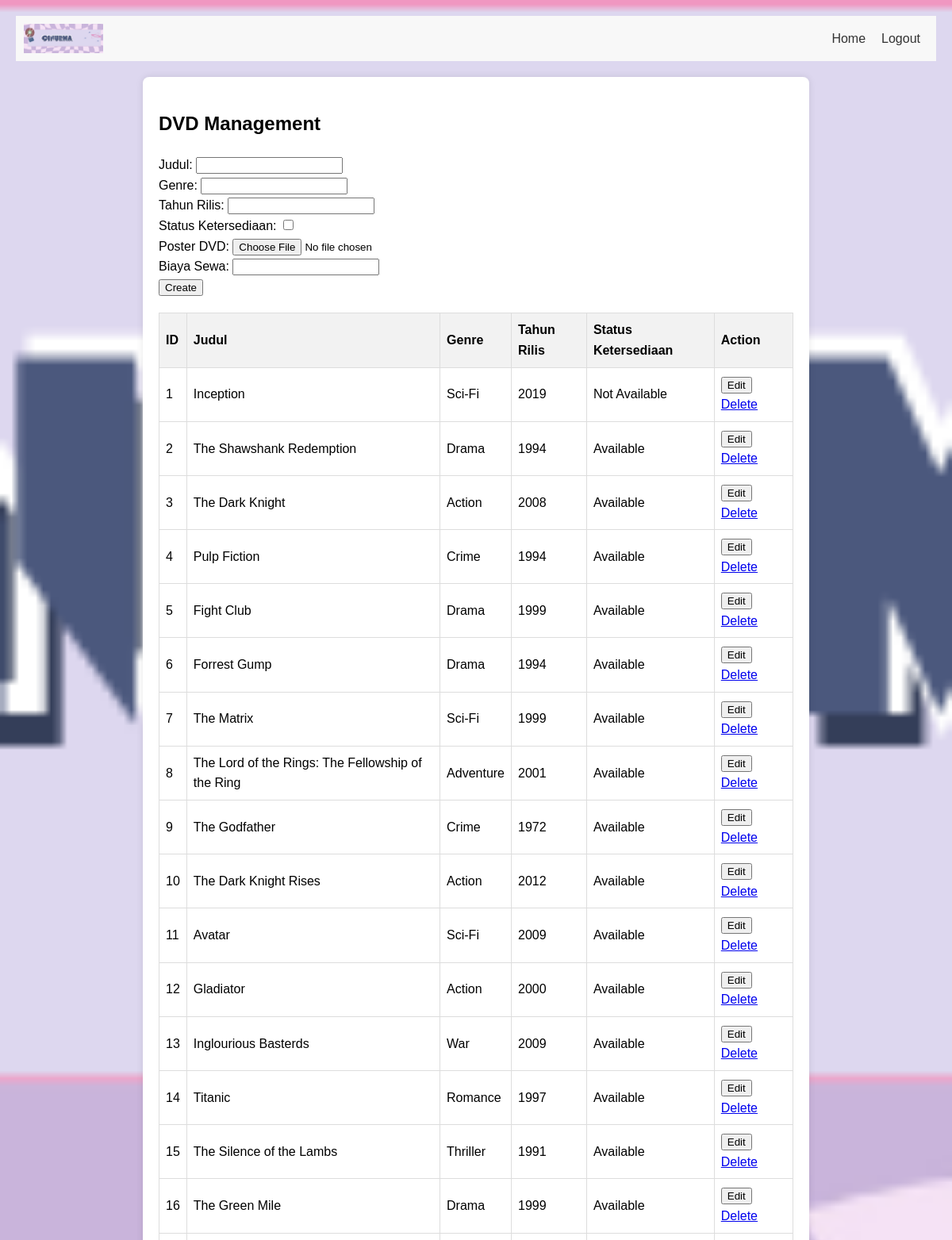
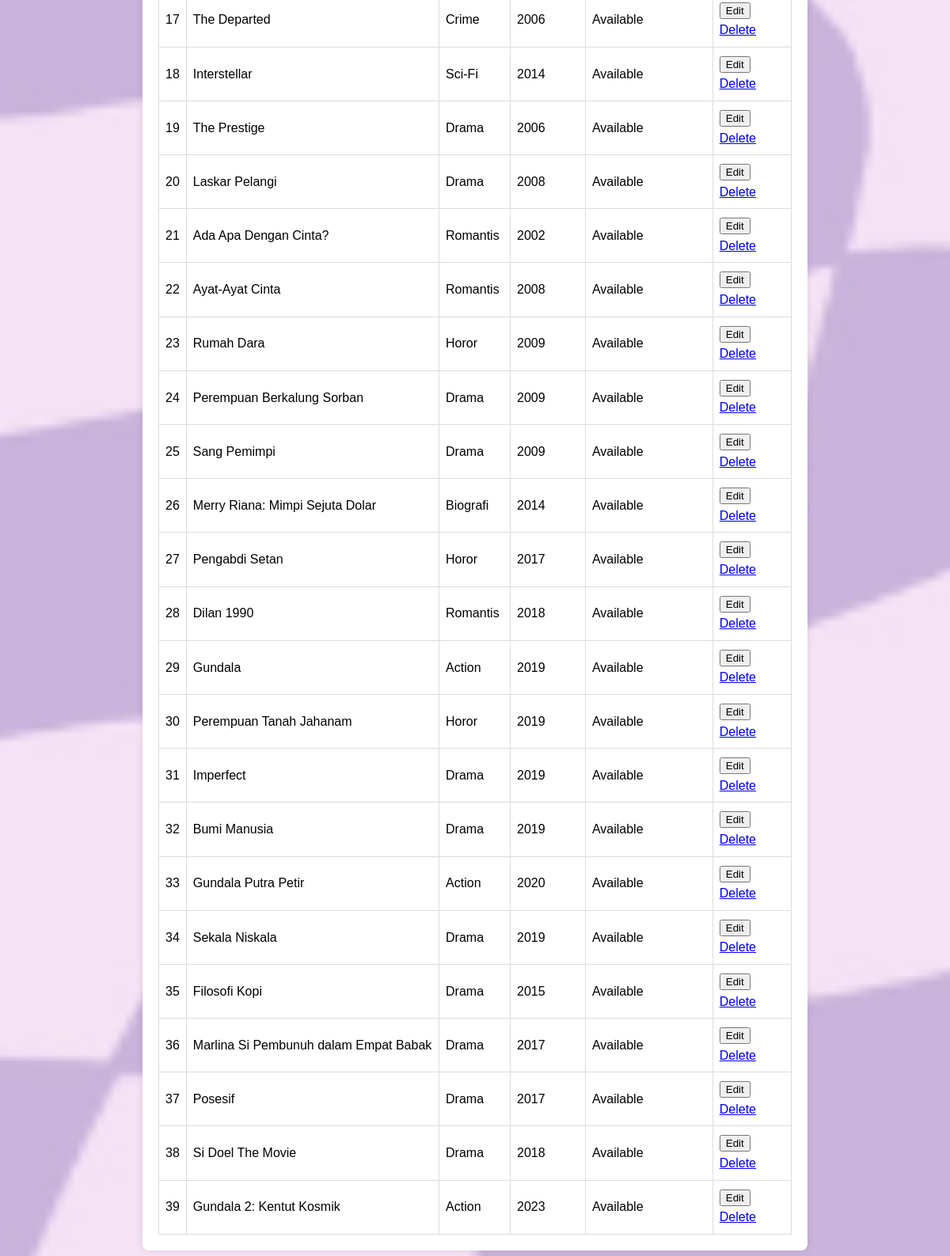
Page /rental_dvd/dvd.php (signed in) on the committed database (2 pictures, top to bottom).
### tables this page shows
CREATE TABLE `tabel_dvd` (
  `id_dvd` int(11) NOT NULL COMMENT 'Kunci utama untuk DVD',
  `judul` varchar(100) NOT NULL COMMENT 'Judul dari DVD',
  `genre` varchar(50) NOT NULL COMMENT 'Genre dari DVD',
  `tahun_rilis` int(11) NOT NULL COMMENT 'Tahun rilis DVD',
  `status_ketersediaan` tinyint(1) NOT NULL COMMENT 'Status ketersediaan DVD',
  `gambar` varchar(255) DEFAULT NULL,
  `biaya` decimal(10,0) NOT NULL
);

### rental_dvd/dvd.php (the view, shortened to what this page needs)
<?php
include('config.php');
$result = $conn->query("SELECT * FROM tabel_dvd");
?>
<!DOCTYPE html>
<html lang="en">
<head>
</head>
<body>
<div class="header">
        <img src="assets/img/logo.png" alt="Logo" class="logo">
        <nav>
            <a href="index.php">Home</a>
            <a href="logout.php">Logout</a>
        </nav>
    </div>
    <div class="container">
    <h2>DVD Management</h2>
    <form method="POST" action="" enctype="multipart/form-data">
    Judul: <input type="text" name="judul" id="judul"><br>
    Genre: <input type="text" name="genre" id="genre"><br>
    Tahun Rilis: <input type="number" name="tahun_rilis" id="tahun_rilis"><br>
    Status Ketersediaan: <input type="checkbox" name="status_ketersediaan" id="status_ketersediaan"><br>
    Poster DVD: <input type="file" name="poster" id="poster"><br>
    Biaya Sewa: <input type="number" name="biaya_sewa" id="biaya_sewa" step="0.01"><br>
    <button type="submit" name="create" id="create">Create</button>
</form>
    <table border="1">
        <tr>
            <th>ID</th>
            <th>Judul</th>
            <th>Genre</th>
            <th>Tahun Rilis</th>
            <th>Status Ketersediaan</th>
            <th>Action</th>
        </tr>
        <?php while($row = $result->fetch_assoc()) { ?>
        <tr>
            <td><?php echo $row['id_dvd']; ?></td>
            <td><?php echo $row['judul']; ?></td>
            <td><?php echo $row['genre']; ?></td>
            <td><?php echo $row['tahun_rilis']; ?></td>
            <td><?php echo $row['status_ketersediaan'] ? 'Available' : 'Not Available'; ?></td>
            <td>
                <button onclick="editDVD(<?php echo $row['id_dvd']; ?>, '<?php echo $row['judul']; ?>', '<?php echo $row['genre']; ?>', <?php echo $row['tahun_rilis']; ?>, <?php echo $row['status_ketersediaan']; ?>)">Edit</button>
                <a href="?delete=<?php echo $row['id_dvd']; ?>">Delete</a>
            </td>
        </tr>
        <?php } ?>
    </table>
</body>
</html>

### rental_dvd/dvd.php (style rules this page uses)
body { background-image: url('assets/img/bg.png'); background-size: cover; background-repeat: no-repeat; background-attachment: fixed; background-position: center; font-family: Arial, sans-serif; line-height: 1.6; margin: 0; padding: 20px; }
.header { display: flex; justify-content: space-between; align-items: center; padding: 10px; background-color: #f8f8f8; }
.logo { width: 100px; max-width: none; height: auto; }
nav { display: flex; }
nav a { margin: 0 10px; text-decoration: none; color: #333; }
.container { max-width: 800px; margin: 20px auto; background-color: #fff; padding: 20px; border-radius: 8px; box-shadow: 0 0 10px rgba(0, 0, 0, 0.1); }
table { width: 100%; border-collapse: collapse; margin-top: 20px; }
table, th, td { border: 1px solid #ddd; padding: 8px; text-align: left; }
th { background-color: #f2f2f2; }

### rows in the picture
tabel_dvd: id_dvd "1", judul "Inception", genre "Sci-Fi", tahun_rilis "2019", status_ketersediaan "Not Available"
tabel_dvd: id_dvd "2", judul "The Shawshank Redemption", genre "Drama", tahun_rilis "1994", status_ketersediaan "Available"
tabel_dvd: id_dvd "3", judul "The Dark Knight", genre "Action", tahun_rilis "2008", status_ketersediaan "Available"
tabel_dvd: id_dvd "4", judul "Pulp Fiction", genre "Crime", tahun_rilis "1994", status_ketersediaan "Available"
tabel_dvd: id_dvd "5", judul "Fight Club", genre "Drama", tahun_rilis "1999", status_ketersediaan "Available"
tabel_dvd: id_dvd "6", judul "Forrest Gump", genre "Drama", tahun_rilis "1994", status_ketersediaan "Available"
tabel_dvd: id_dvd "7", judul "The Matrix", genre "Sci-Fi", tahun_rilis "1999", status_ketersediaan "Available"
tabel_dvd: id_dvd "8", judul "The Lord of the Rings: The Fellowship of the Ring", genre "Adventure", tahun_rilis "2001", status_ketersediaan "Available"
tabel_dvd: id_dvd "9", judul "The Godfather", genre "Crime", tahun_rilis "1972", status_ketersediaan "Available"
tabel_dvd: id_dvd "10", judul "The Dark Knight Rises", genre "Action", tahun_rilis "2012", status_ketersediaan "Available"
tabel_dvd: id_dvd "11", judul "Avatar", genre "Sci-Fi", tahun_rilis "2009", status_ketersediaan "Available"
tabel_dvd: id_dvd "12", judul "Gladiator", genre "Action", tahun_rilis "2000", status_ketersediaan "Available"
tabel_dvd: id_dvd "13", judul "Inglourious Basterds", genre "War", tahun_rilis "2009", status_ketersediaan "Available"
tabel_dvd: id_dvd "14", judul "Titanic", genre "Romance", tahun_rilis "1997", status_ketersediaan "Available"
tabel_dvd: id_dvd "15", judul "The Silence of the Lambs", genre "Thriller", tahun_rilis "1991", status_ketersediaan "Available"
tabel_dvd: id_dvd "16", judul "The Green Mile", genre "Drama", tahun_rilis "1999", status_ketersediaan "Available"
tabel_dvd: id_dvd "17", judul "The Departed", genre "Crime", tahun_rilis "2006", status_ketersediaan "Available"
tabel_dvd: id_dvd "18", judul "Interstellar", genre "Sci-Fi", tahun_rilis "2014", status_ketersediaan "Available"
tabel_dvd: id_dvd "19", judul "The Prestige", genre "Drama", tahun_rilis "2006", status_ketersediaan "Available"
tabel_dvd: id_dvd "20", judul "Laskar Pelangi", genre "Drama", tahun_rilis "2008", status_ketersediaan "Available"
tabel_dvd: id_dvd "21", judul "Ada Apa Dengan Cinta?", genre "Romantis", tahun_rilis "2002", status_ketersediaan "Available"
tabel_dvd: id_dvd "22", judul "Ayat-Ayat Cinta", genre "Romantis", tahun_rilis "2008", status_ketersediaan "Available"
tabel_dvd: id_dvd "23", judul "Rumah Dara", genre "Horor", tahun_rilis "2009", status_ketersediaan "Available"
tabel_dvd: id_dvd "24", judul "Perempuan Berkalung Sorban", genre "Drama", tahun_rilis "2009", status_ketersediaan "Available"
tabel_dvd: id_dvd "25", judul "Sang Pemimpi", genre "Drama", tahun_rilis "2009", status_ketersediaan "Available"
tabel_dvd: id_dvd "26", judul "Merry Riana: Mimpi Sejuta Dolar", genre "Biografi", tahun_rilis "2014", status_ketersediaan "Available"
tabel_dvd: id_dvd "27", judul "Pengabdi Setan", genre "Horor", tahun_rilis "2017", status_ketersediaan "Available"
tabel_dvd: id_dvd "28", judul "Dilan 1990", genre "Romantis", tahun_rilis "2018", status_ketersediaan "Available"
tabel_dvd: id_dvd "29", judul "Gundala", genre "Action", tahun_rilis "2019", status_ketersediaan "Available"
tabel_dvd: id_dvd "30", judul "Perempuan Tanah Jahanam", genre "Horor", tahun_rilis "2019", status_ketersediaan "Available"
tabel_dvd: id_dvd "31", judul "Imperfect", genre "Drama", tahun_rilis "2019", status_ketersediaan "Available"
tabel_dvd: id_dvd "32", judul "Bumi Manusia", genre "Drama", tahun_rilis "2019", status_ketersediaan "Available"
tabel_dvd: id_dvd "33", judul "Gundala Putra Petir", genre "Action", tahun_rilis "2020", status_ketersediaan "Available"
tabel_dvd: id_dvd "34", judul "Sekala Niskala", genre "Drama", tahun_rilis "2019", status_ketersediaan "Available"
tabel_dvd: id_dvd "35", judul "Filosofi Kopi", genre "Drama", tahun_rilis "2015", status_ketersediaan "Available"
tabel_dvd: id_dvd "36", judul "Marlina Si Pembunuh dalam Empat Babak", genre "Drama", tahun_rilis "2017", status_ketersediaan "Available"
tabel_dvd: id_dvd "37", judul "Posesif", genre "Drama", tahun_rilis "2017", status_ketersediaan "Available"
tabel_dvd: id_dvd "38", judul "Si Doel The Movie", genre "Drama", tahun_rilis "2018", status_ketersediaan "Available"
tabel_dvd: id_dvd "39", judul "Gundala 2: Kentut Kosmik", genre "Action", tahun_rilis "2023", status_ketersediaan "Available"
